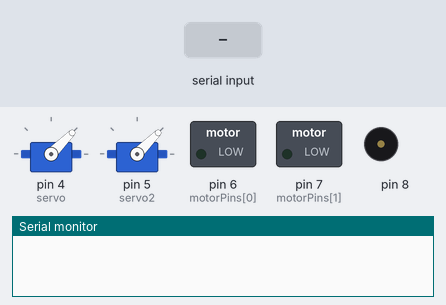
Simulated run of this sketch. Board: Arduino Uno, built with avr-gcc and run on an emulated ATmega328P. Parts: 2 × servo, switched loads named in the sketch (green lamp = pin HIGH), buzzer (waves = sounding), the last lines printed to the serial monitor. Inputs (shaded band) come from the test bench.

Above: at 12.0 s.
12.1 s: "s" received over Serial
At 12.7 s:
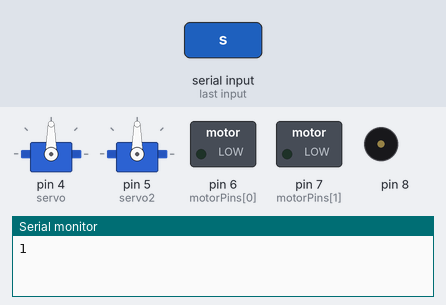
13.6 s: "l" received over Serial
At 13.9 s:
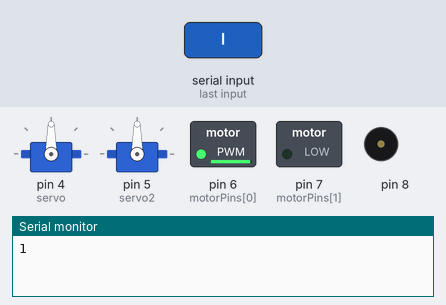
15.1 s: "f" received over Serial
At 16.2 s:
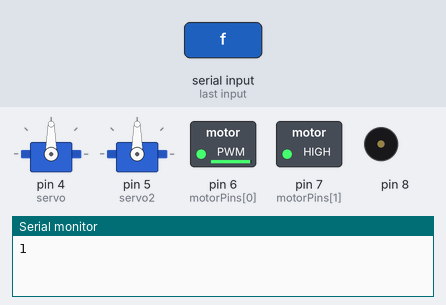
16.6 s: "r" received over Serial
At 17.4 s:
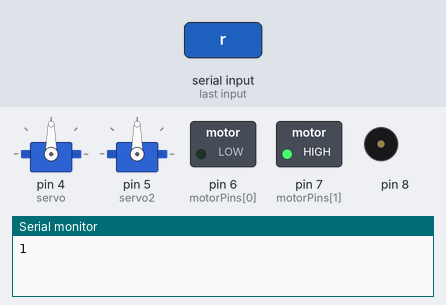
18.1 s: "s" received over Serial
At 18.5 s:
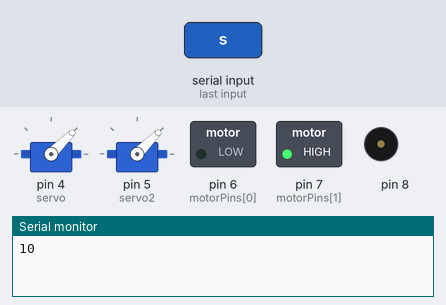
19.6 s: "l" received over Serial
At 20.9 s:
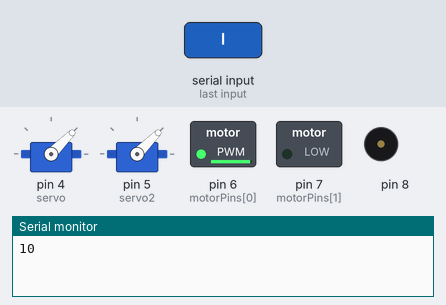
Timing chart, 0 to 22.1 s (numbered marks = the images above; inputs shaded):
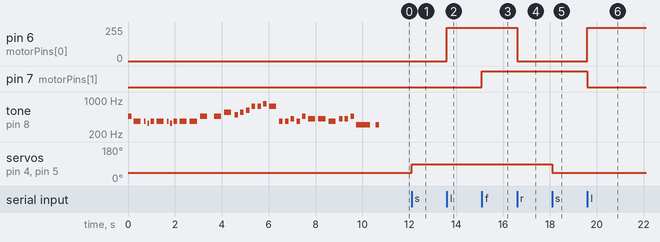

Measured:
- after the input at 12.1 s, servo on pin 4 (servo), servo on pin 5 (servo2): 45° → 90° at once
- after the input at 13.6 s, pin 6 (motorPins[0]): 0/255 → 250/255 at once
- after the input at 15.1 s, pin 7 (motorPins[1]): LOW → HIGH at once
- after the input at 16.6 s, pin 6 (motorPins[0]): 250/255 → 0/255 at once
- after the input at 18.1 s, servo on pin 4 (servo), servo on pin 5 (servo2): 90° → 45° at once
- after the input at 19.6 s, pin 6 (motorPins[0]): 0/255 → 250/255 at once; pin 7 (motorPins[1]): HIGH → LOW at once

The sketch:

car.ino
```cpp
//adds servo library
#include <Servo.h>

//initialises servos
Servo servo;
Servo servo2;

//sets pins and variables to be used in code
int motorPins[] = {6, 7};
int noOfMotorPins = sizeof(motorPins)/sizeof(int);
int Speed; //Variable to store Speed, by defaul 0 PWM
int incoming = 0;
int x = 1;
int lenOfNote;

//starting melody function
void melody(){
  //holds the frequency values for the melody
  int actualMelody[] = { 466, 370, 370, 329, 370, 370, 370, 329, 370, 370, 370, 466, 0, 466, 554, 493, 554, 622, 740, 740, 831, 740, 370, 370, 415, 370, 466, 415, 415, 370, 415, 415, 466, 311, 311 };
  //holds the tone length values of the melody
  int toneLength[] = { 8, 4, 16, 16, 8, 4, 16, 16, 8, 4, 4, 4, 16, 4, 4, 8, 8, 8, 8, 8, 8, 4, 8, 8, 8, 8, 8, 4, 4, 4, 8, 8, 8, 2, 8 };
  int melodyLength = sizeof(actualMelody)/2; //finds length of melody
  for(int i=0; i<melodyLength; i++){//plays the melody note by note
    lenOfNote = 1200/toneLength[i];
    tone(8, actualMelody[i], lenOfNote);
    delay(lenOfNote*1.3);
    noTone(8);
    delay(50);
  }
}

void setup()
{
//sets up the motors, servos and initialises serial communication
  for(int i = 0; i<noOfMotorPins; i++){
    pinMode(motorPins[i], OUTPUT);
  }
  melody(); //plays melody
  Serial.begin(9600);
  servo.attach(4);
  servo2.attach(5);
  servo.write(45); //sets servos to their intitial position
  servo2.write(45);
}

void loop()
{
//checks for serial communication
  if (Serial.available() > 0)
  {
    //reads the incoming communication and acts accordingly
    //(by either starting the motors, stopping them or moving the servos
    incoming = Serial.read();
    if(incoming == 'b'){
      analogWrite(motorPins[0], 0);
      analogWrite(motorPins[1], 0);
    }
    else if(incoming == 'l'){
      analogWrite(motorPins[0], 250);
      analogWrite(motorPins[1], 0);
    }

    else if(incoming == 'f'){
      analogWrite(motorPins[0], 250);
      analogWrite(motorPins[1], 250);
    }
    else if(incoming == 'r'){
      analogWrite(motorPins[0], 0);
      analogWrite(motorPins[1], 250);
    }
    else if(incoming == 's'){
      Serial.print(x);
      if(x!=0){
        servo.write(90);
        servo2.write(90);
        x = 0;
      }else{
        servo.write(45);
        servo2.write(45);
        x = 1;
      }
    }
  }
}
```
